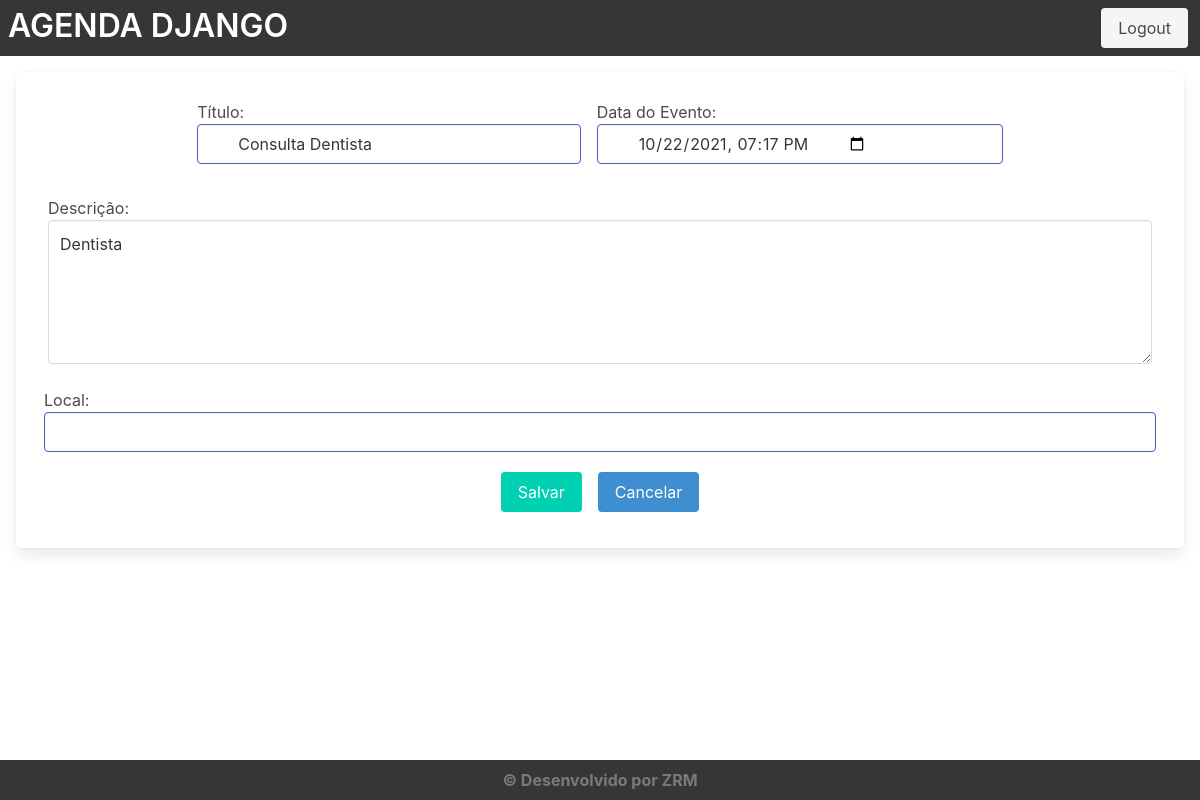
/agenda/evento/?id=1 (signed in), run on an earlier commit of the app's database.
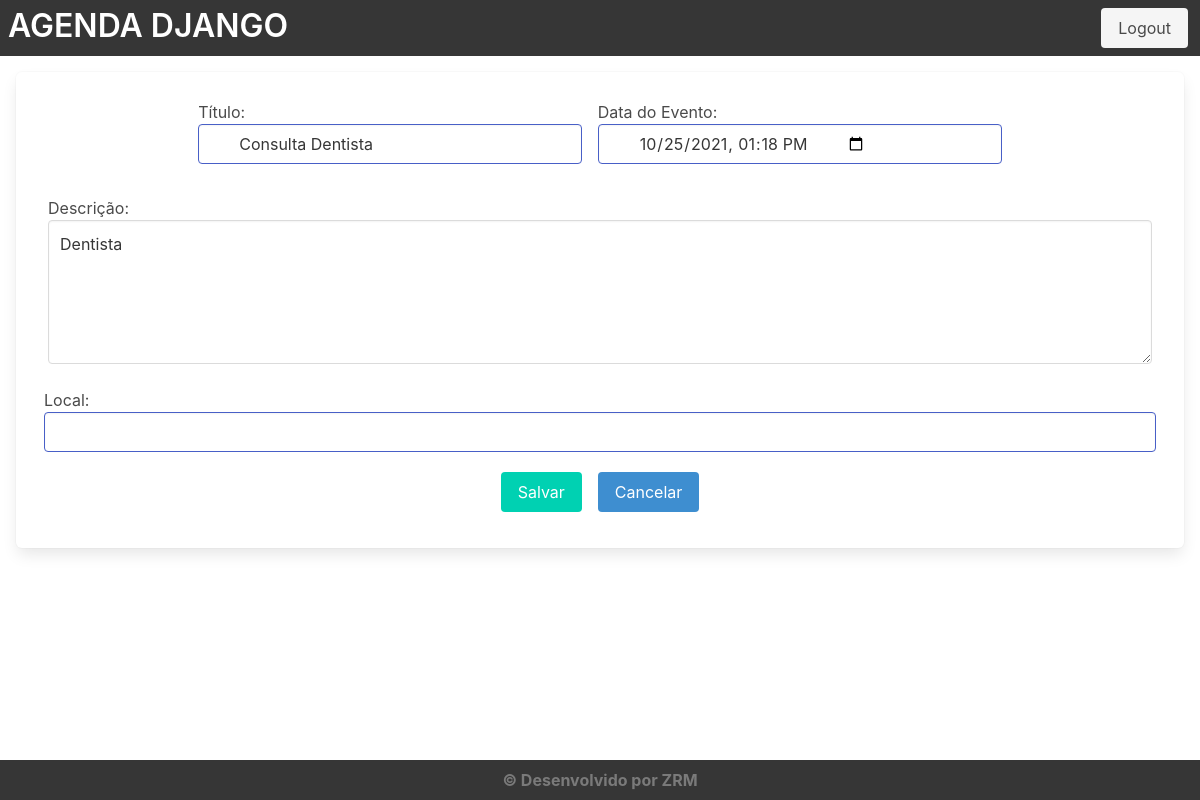
And on a later commit of the database.
### core/models.py (models this page shows, shortened)
class Evento(models.Model):
    titulo = models.CharField(max_length=100)
    descricao = models.TextField(blank=True, null=True)
    data_evento = models.DateTimeField(verbose_name='Data do Evento')
    data_criacao = models.DateTimeField(auto_now=True)
    local= models.TextField(blank=True, null=True)
    usuario = models.ForeignKey(User, on_delete=models.CASCADE)
    class Meta:
        db_table = 'evento'
    def get_data_input_evento(self):
        return self.data_evento.strftime('%Y-%m-%dT%H:%M')

### core/views.py (the view)
# urls.py: path('agenda/evento/', views.evento),
@login_required(login_url="/login/")
def evento(request):
    id_evento = request.GET.get('id')
    dados = {}
    if(id_evento):
        dados['evento'] = Evento.objects.get(id=id_evento)
    return render(request, 'evento.html', dados)

### templates/evento.html (shortened to what this page needs)
{% extends "model-page.html" %}
{% block content %}
<form action="submit" method="post">
    <div class="box m-4">
        <div class="is-flex is-justify-content-center">
                <div class="field">
                    <p class="control has-icons-left m-2">
                        <label>Título:</label>
                        <input class="input is-link" type="text" name="titulo" size="23" value="{{ evento.titulo }}">
                    </p>
                </div>
                <div class="field">
                    <p class="control has-icons-left m-2">
                        <label>Data do Evento:</label>
                        <input class="input is-link" type="datetime-local" name="data_evento" value="{{ evento.get_data_input_evento }}">
                    </p>
                </div>
            </div>
                <div class="field">
                    <div class="column is-narrow">
                        <label>Descrição:</label>
                        <textarea class="textarea" name="descricao" rows="5" cols="24">{{ evento.descricao }}</textarea>
                    </div>
                </div>
                <div class="field">
                    <p class="control has-icons-left m-2">
                        <label>Local:</label>
                        <input class="input is-link" type="text" name="local"
                               value="{% if evento.local != None %} {{evento.local}} {% endif %}">
                    </p>
                </div>
                <div class="columns is-mobile is-centered m-2">
                    <button class="button is-primary m-2" type="submit">Salvar</button>
                    <a href="/" class="button is-info m-2">Cancelar</a>
                </div>
        </div>
</form>
{% endblock %}

What changed in the data, as far as the page shows it:
changed Evento "Consulta Dentista": data_evento "10/22/2021 19:17" → "10/25/2021 13:18"
